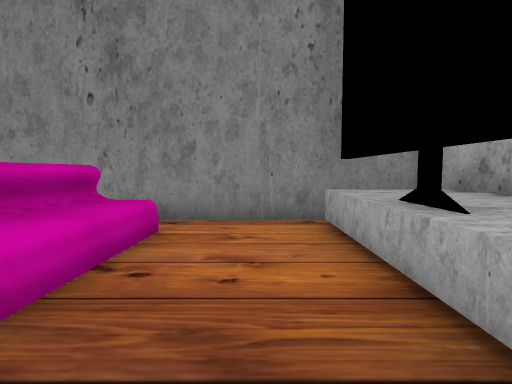
[1] (above)

13 first-person views from a walk through a 3-D level made in the Unity game engine. The camera is 1.4 m above the floor, tilts 4° down and sees 80° across. The floor is counted in squares, 1.44 m on a side. Each view is taken from the middle of a square. On the plan, view 1 faces up. The plan holds only what a view shows up to about 12 squares ahead; the rest is blank. The place goes on beyond the plan. The player is left out. Some surface patterns are stand-ins.

[2]
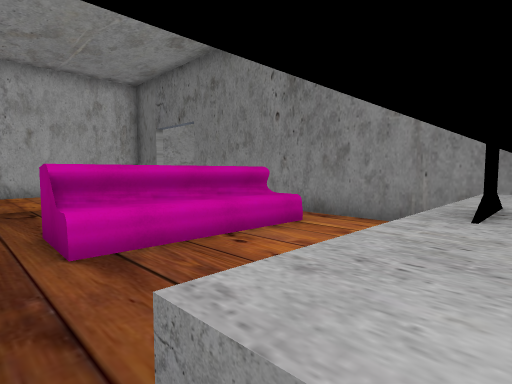

[3]
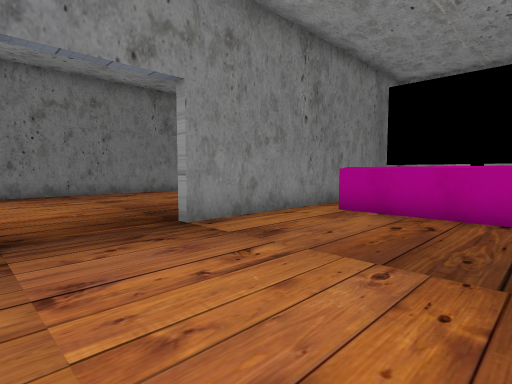

[4]
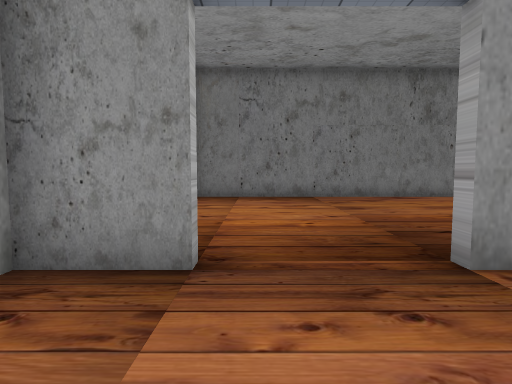

[5]
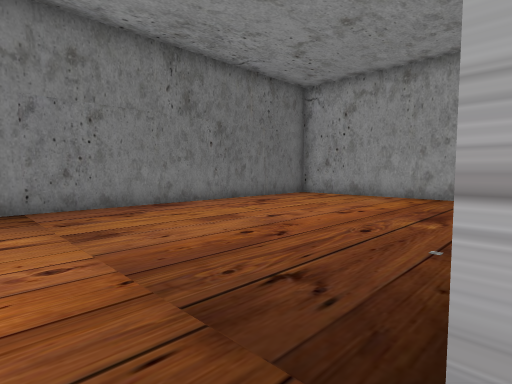

[6]
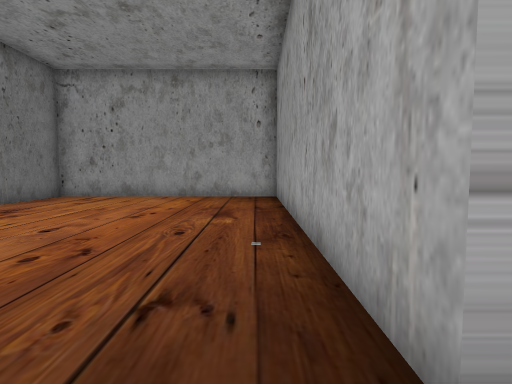

[7]
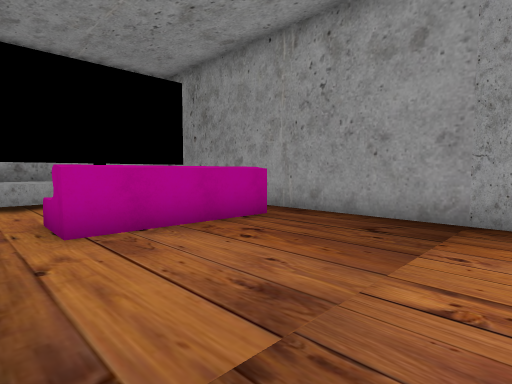

[8]
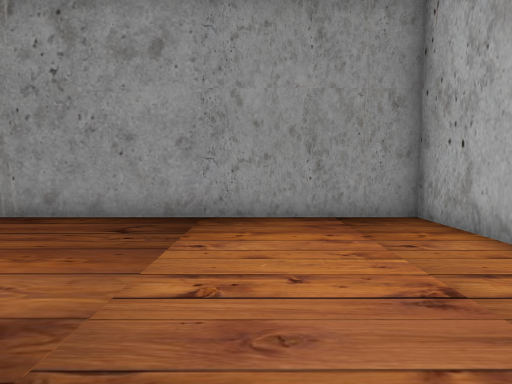

[9]
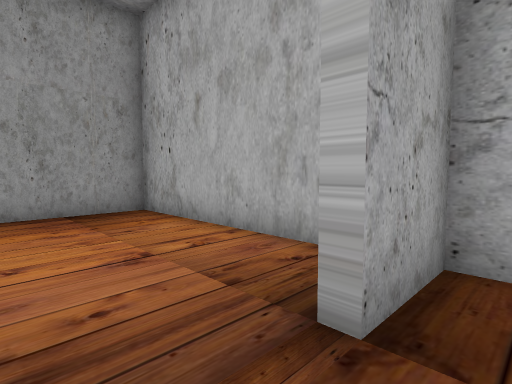

[10]
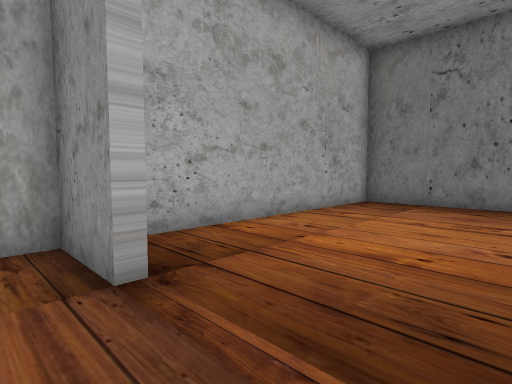

[11]
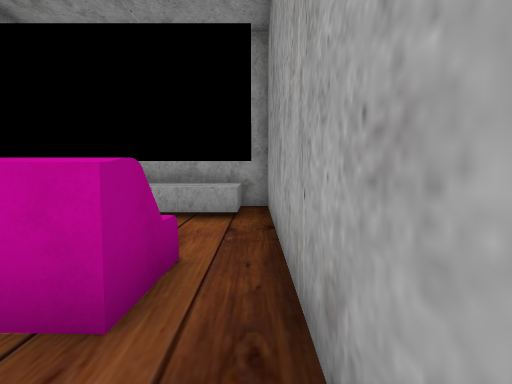

[12]
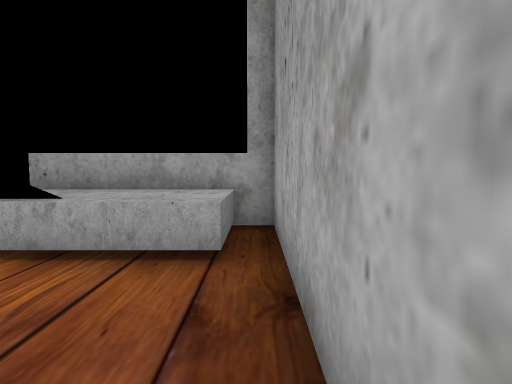

[13]
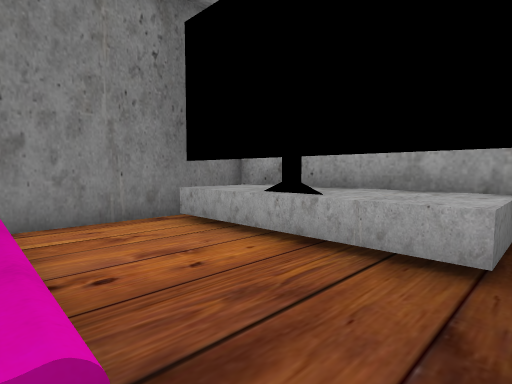

### Floor plan
Points are (right, up) in squares from view 1. A wall is a line through its corners. A room is listed if a view was taken in it or the views show most of it. See-through windows are left out.
Room 1 (views 1, 2, 3, 4, 5, 6, 7, 8, 9, 10, 11, 12, 13)
walls: (-7, 6.2) (3.1, 6.2); (-9.5, 5.9) (-11.4, 5.9) (-11.4, -0.3) (3.4, -0.3) (3.4, 5.9) (-7, 5.9); (3.4, 6.1) (3.4, 14.3) (-11.4, 14.3) (-11.4, 6.2) (-9.6, 6.2); (1.6, 0.9) (1.6, 4.1)
low walls: (2.9, 0.4) (1.2, 0.4) (1.2, 5.4)
objects: other object (-3, 1) to (-2, 5)

Where each view was taken, in squares from view 1:
view 1: 0 up, 0 right, facing up
view 2: 0 up, 2 right, facing up-left
view 3: 1 up, 10 left, facing up-right
view 4: 3 up, 9 left, facing up
view 5: 6 up, 8 left, facing up-right
view 6: 7 up, 8 left, facing right
view 7: 6 up, 8 left, facing down-right
view 8: 6 up, 8 left, facing down
view 9: 7 up, 8 left, facing down-left
view 10: 5 up, 7 left, facing up-left
view 11: 0 up, 5 left, facing right
view 12: 0 up, 2 left, facing right
view 13: 0 up, 2 left, facing up-right
